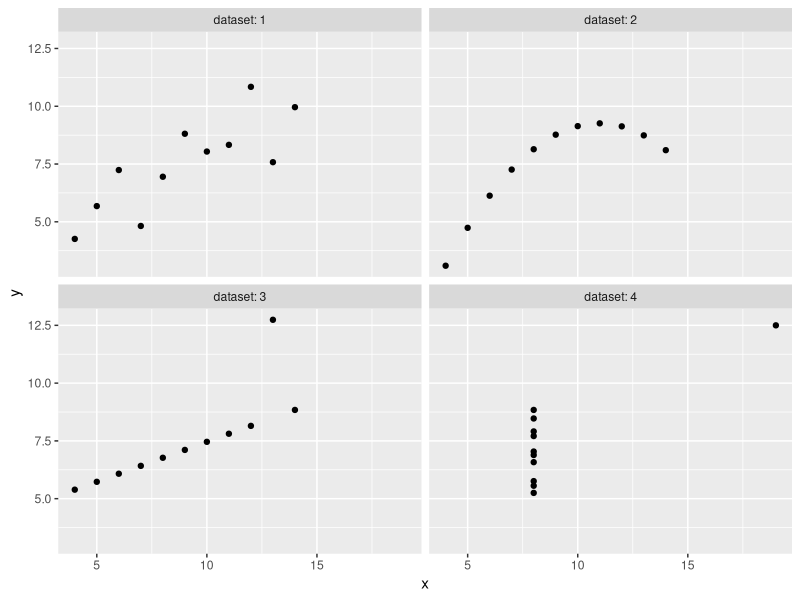
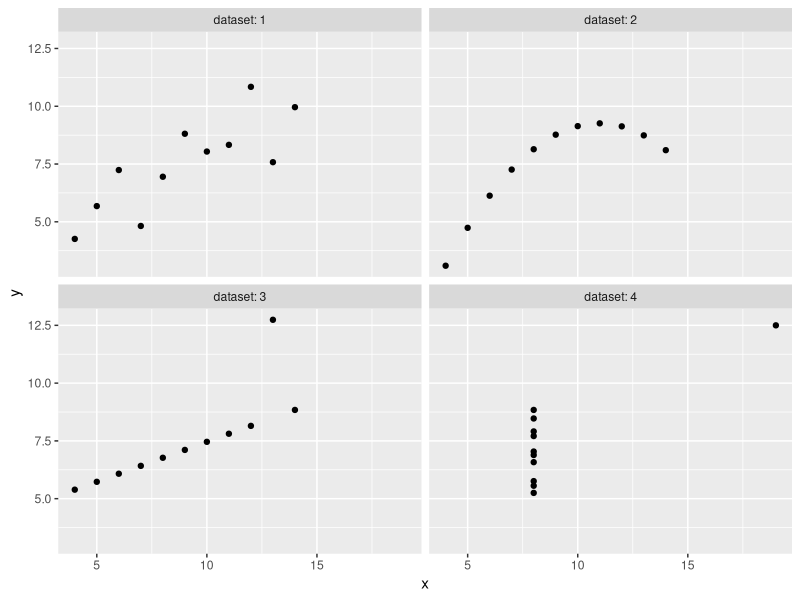

The R script that drew these images, in order:
library(datasets)
library(readr)
library(data.table)

df=anscombe
df$id <- 1:nrow(df)

long <-  melt(as.data.table(df), id.vars = "id", 
              measure.vars = patterns("x", "y"),
              value.name = c("x", "y"),
              variable.name = "dataset")

library(ggplot2)
ggplot(long, aes(x = x, y = y)) + 
  geom_point() +
  facet_wrap(~dataset, ncol = 2, labeller = label_both)
ggsave("anscombe_scatter_ggplot.pdf", width = 5, heigh = 3)
